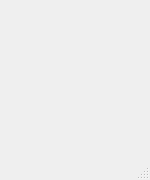
<?xml version="1.0" encoding="UTF-8"?>
<ui version="4.0">
 <class>MainWindow</class>
 <widget class="QMainWindow" name="MainWindow">
  <property name="geometry">
   <rect>
    <x>0</x>
    <y>0</y>
    <width>150</width>
    <height>180</height>
   </rect>
  </property>
  <property name="minimumSize">
   <size>
    <width>150</width>
    <height>180</height>
   </size>
  </property>
  <property name="maximumSize">
   <size>
    <width>150</width>
    <height>180</height>
   </size>
  </property>
  <property name="windowTitle">
   <string>Крестики-нолики</string>
  </property>
  <widget class="QWidget" name="centralWidget">
   <layout class="QHBoxLayout" name="horizontalLayout">
    <item>
     <layout class="QVBoxLayout" name="verticalLayout"/>
    </item>
   </layout>
  </widget>
  <widget class="QMenuBar" name="menuBar">
   <property name="geometry">
    <rect>
     <x>0</x>
     <y>0</y>
     <width>150</width>
     <height>18</height>
    </rect>
   </property>
  </widget>
  <widget class="QStatusBar" name="statusBar"/>
 </widget>
 <layoutdefault spacing="6" margin="11"/>
 <resources/>
 <connections/>
</ui>
